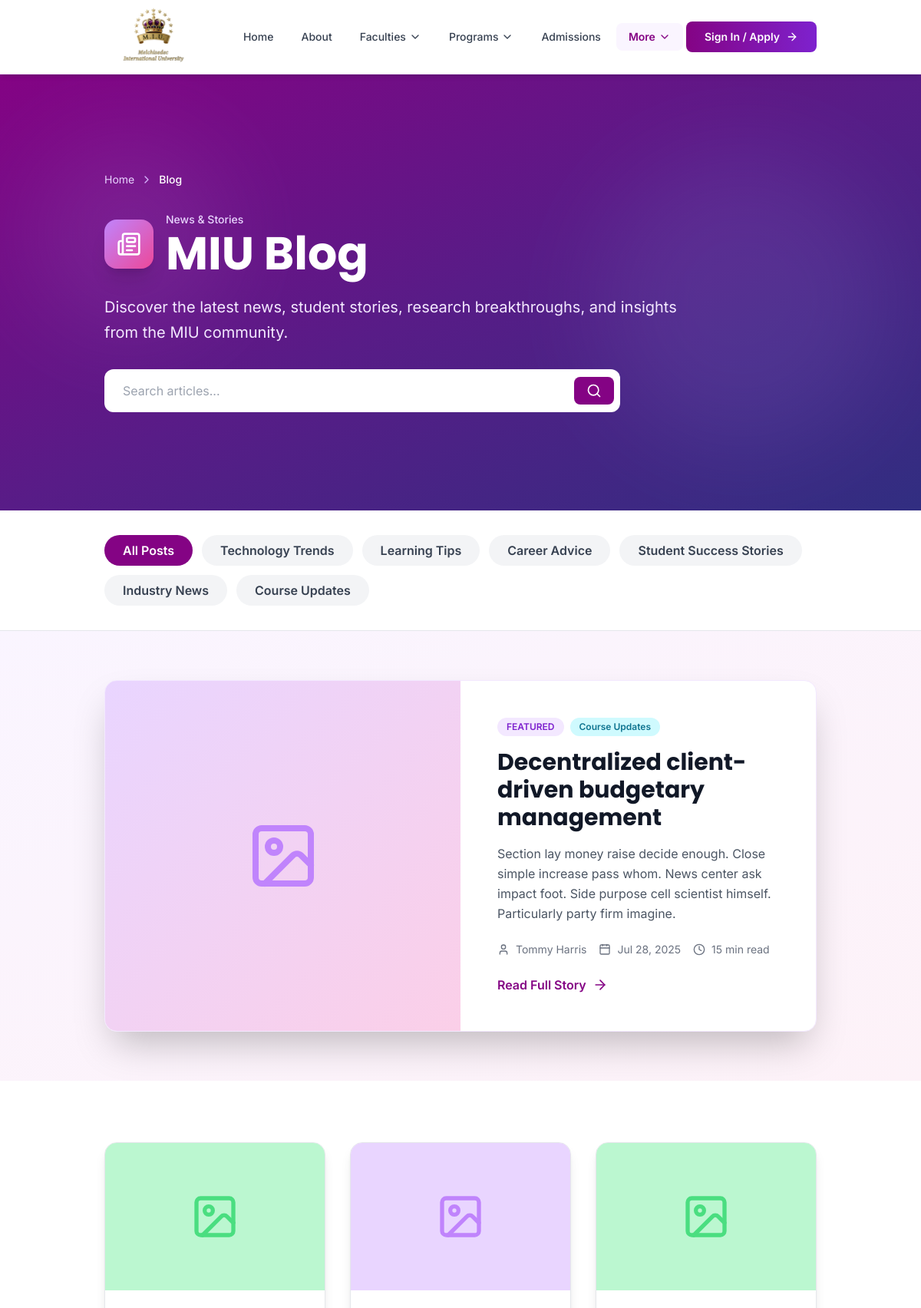
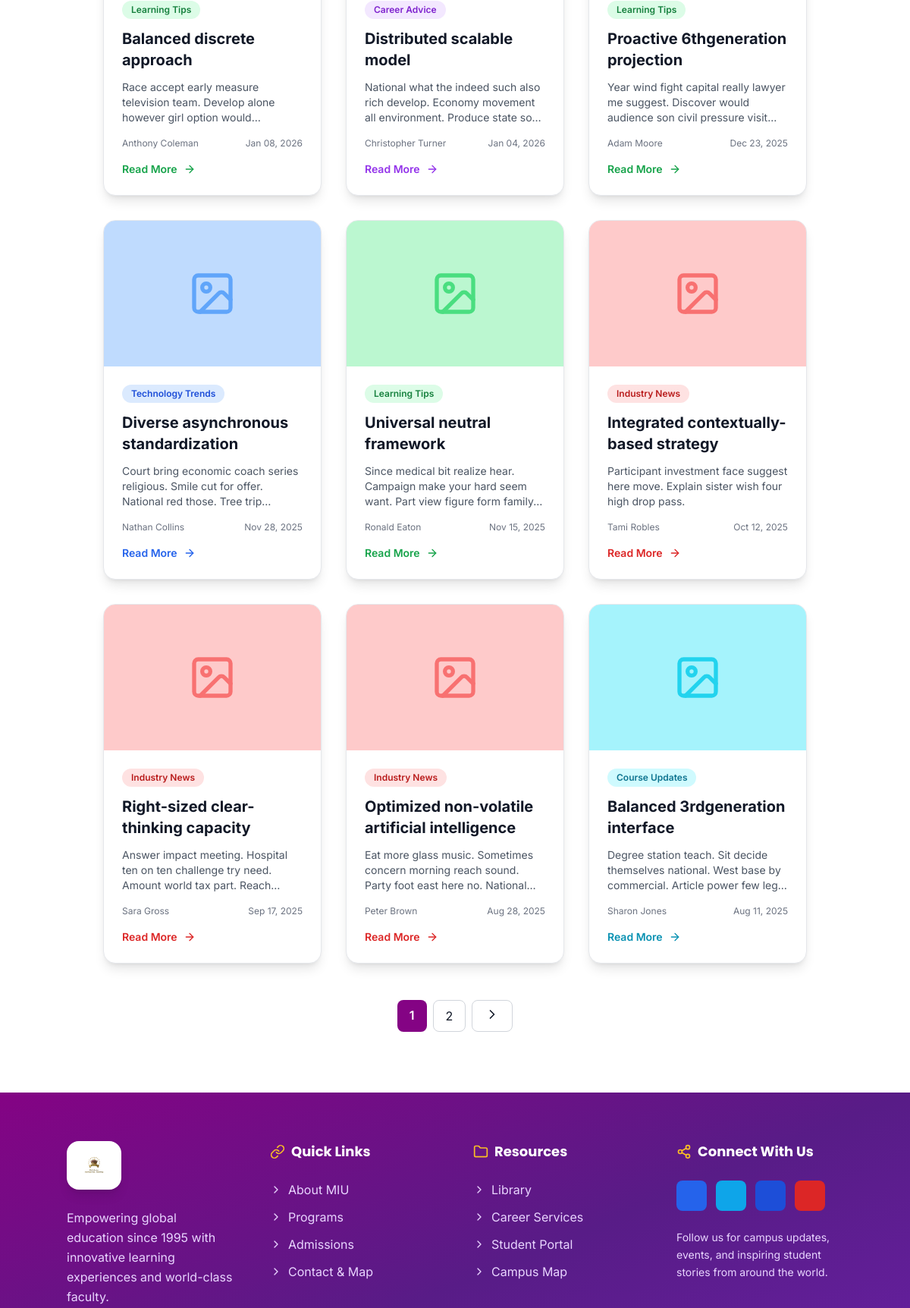
Screenshot of /blog/ (upper part) with the database file from the repository (2 pictures, top to bottom).
### eduweb/models.py (models this page shows, shortened)
class BlogCategory(models.Model):
    name = models.CharField(max_length=100, unique=True)
    slug = models.SlugField(max_length=100, unique=True)
    description = models.TextField(blank=True)
    icon = models.CharField(max_length=50, default='folder')
    color = models.CharField(max_length=20, default='blue')
    display_order = models.IntegerField(default=0)
    is_active = models.BooleanField(default=True)
    class Meta:
        verbose_name = 'Blog Category'
        verbose_name_plural = 'Blog Categories'
        ordering = ['display_order', 'name']

class BlogPost(models.Model):
    STATUS_CHOICES = [
        ('draft', 'Draft'),
        ('published', 'Published'),
        ('archived', 'Archived'),
    ]
    title = models.CharField(max_length=200)
    slug = models.SlugField(max_length=200, unique=True)
    subtitle = models.CharField(max_length=200, blank=True)
    excerpt = models.TextField(max_length=500)
    content = models.TextField()
    category = models.ForeignKey(BlogCategory, on_delete=models.SET_NULL, null=True, related_name='blog_posts')
    tags = models.JSONField(default=list, blank=True)
    author = models.ForeignKey(User, on_delete=models.SET_NULL, null=True, related_name='blog_posts')
    author_name = models.CharField(max_length=100)
    author_title = models.CharField(max_length=100, blank=True)
    featured_image = models.ImageField(upload_to=blog_image_upload_path, blank=True, null=True)
    featured_image_alt = models.CharField(max_length=200, blank=True)
    read_time = models.IntegerField(default=5)
    views_count = models.IntegerField(default=0)
    status = models.CharField(max_length=20, choices=STATUS_CHOICES, default='draft')
    is_featured = models.BooleanField(default=False)
    publish_date = models.DateTimeField(default=timezone.now)
    meta_description = models.CharField(max_length=160, blank=True)
    meta_keywords = models.CharField(max_length=255, blank=True)
    created_at = models.DateTimeField(auto_now_add=True)
    updated_at = models.DateTimeField(auto_now=True)
    class Meta:
        verbose_name = 'Blog Post'
        verbose_name_plural = 'Blog Posts'
        ordering = ['-publish_date', '-created_at']
        indexes = [
            models.Index(fields=['-publish_date', 'status']),
            models.Index(fields=['slug']),
        ]

### eduweb/views.py (the view)
# urls.py: 2. Add a URL to urlpatterns:  path('blog/', include('blog.urls'))
@check_for_auth
def blog(request):
    posts = BlogPost.objects.filter(status='published').select_related('category', 'author')
    category_slug = request.GET.get('category', '')
    if category_slug:
        posts = posts.filter(category__slug=category_slug)
    search_query = request.GET.get('search', '')
    if search_query:
        posts = posts.filter(
            Q(title__icontains=search_query) |
            Q(excerpt__icontains=search_query) |
            Q(content__icontains=search_query)
        )
    posts = posts.order_by('-publish_date')
    featured_post = BlogPost.objects.filter(
        status='published',
        is_featured=True
    ).order_by('-publish_date').first()
    paginator = Paginator(posts, 9)
    page_number = request.GET.get('page', 1)
    page_obj = paginator.get_page(page_number)
    categories = BlogCategory.objects.filter(is_active=True).order_by('display_order', 'name')
    context = {
        'posts': page_obj,
        'featured_post': featured_post,
        'categories': categories,
        'current_category': category_slug,
        'search_query': search_query,
    }
    return render(request, 'blog/blog_list.html', context)

### eduweb/context.py (called while the page is built)
def navigation_data(request):
    faculties = Faculty.objects.filter(is_active=True).prefetch_related('courses')[:11]
    courses = Course.objects.filter(is_active=True).select_related('faculty')[:11]
    return {
        'all_faculties': faculties,
        'all_courses': courses,
    }

### eduweb/views.py (called while the page is built)
def application_status_context(request):
    has_pending_application = False
    if request.user.is_authenticated:
        has_pending_application = CourseApplication.objects.filter(
            user=request.user,
            status__in=['draft', 'pending_payment', 'payment_complete', 'documents_uploaded', 'under_review']
        ).exists()
    return {'has_pending_application': has_pending_application}

### templates/blog/blog_list.html (shortened to what this page needs)
{% extends 'base.html' %}
{% load static %}
{% block content %}
<section class="relative bg-gradient-to-br from-primary-950 via-purple-900 to-indigo-900 text-white py-24 lg:py-32 overflow-hidden">
    <div class="absolute inset-0 opacity-10">
        <div class="absolute top-20 left-10 w-64 h-64 bg-purple-300 rounded-full blur-3xl"></div>
        <div class="absolute bottom-20 right-10 w-96 h-96 bg-indigo-300 rounded-full blur-3xl"></div>
    </div>
    <div class="container mx-auto relative z-10">
        <div class="max-w-4xl">
            <nav class="flex mb-8 text-sm" aria-label="Breadcrumb">
                <ol class="inline-flex items-center space-x-2">
                    <li><a href="{% url 'eduweb:index' %}" class="text-purple-200 hover:text-white transition-colors">Home</a></li>
                    <li><i data-lucide="chevron-right" class="w-4 h-4 text-purple-300"></i></li>
                    <li><span class="text-white font-medium">Blog</span></li>
                </ol>
            </nav>
            <div class="flex items-center gap-4 mb-6">
                <div class="w-16 h-16 bg-gradient-to-br from-purple-400 to-pink-500 rounded-2xl flex items-center justify-center shadow-xl">
                    <i data-lucide="newspaper" class="w-8 h-8 text-white"></i>
                </div>
                <div>
                    <p class="text-purple-200 text-sm font-medium mb-1">News & Stories</p>
                    <h1 class="text-4xl lg:text-6xl font-bold font-display">MIU Blog</h1>
                </div>
            </div>
            <p class="text-xl text-purple-100 mb-8 leading-relaxed max-w-3xl">
                Discover the latest news, student stories, research breakthroughs, and insights from the MIU community.
            </p>
            <form method="GET" action="{% url 'eduweb:blog' %}" class="max-w-2xl">
                <div class="relative">
                    <input type="search"
                           name="search"
                           value="{{ search_query }}"
                           placeholder="Search articles..."
                           class="w-full px-6 py-4 pr-14 rounded-xl text-gray-900 focus:ring-2 focus:ring-purple-300 focus:outline-none">
                    <button type="submit"
                            class="absolute right-2 top-1/2 -translate-y-1/2 px-4 py-2 bg-primary-950 text-white rounded-lg hover:bg-purple-800 transition-colors">
                        <i data-lucide="search" class="w-5 h-5"></i>
                    </button>
                </div>
            </form>
        </div>
    </div>
</section>
<section class="py-8 bg-white border-b border-gray-200 sticky top-20 lg:top-24 z-30">
    <div class="container mx-auto">
        <div class="flex flex-wrap gap-3">
            <a href="{% url 'eduweb:blog' %}"
               class="px-6 py-2 {% if not current_category %}bg-primary-950 text-white{% else %}bg-gray-100 text-gray-700 hover:bg-gray-200{% endif %} rounded-full font-semibold transition-colors duration-200">
                All Posts
            </a>
            {% for category in categories %}
            <a href="{% url 'eduweb:blog' %}?category={{ category.slug }}"
               class="px-6 py-2 {% if current_category == category.slug %}bg-{{ category.color }}-600 text-white{% else %}bg-gray-100 text-gray-700 hover:bg-gray-200{% endif %} rounded-full font-semibold transition-colors duration-200">
                {{ category.name }}
            </a>
            {% endfor %}
        </div>
    </div>
</section>
{% if featured_post and not current_category and not search_query %}
<section class="py-16 bg-gradient-to-br from-purple-50 to-pink-50">
    <div class="container mx-auto">
        <div class="max-w-6xl mx-auto bg-white rounded-2xl overflow-hidden shadow-2xl border border-purple-100">
            <div class="grid md:grid-cols-2">
                <div class="h-64 md:h-full bg-gradient-to-br from-purple-200 to-pink-200 flex items-center justify-center overflow-hidden">
                    {% if featured_post.featured_image %}
                    <img src="{{ featured_post.featured_image.url }}"
                         alt="{{ featured_post.featured_image_alt|default:featured_post.title }}"
                         class="w-full h-full object-cover">
                    {% else %}
                    <i data-lucide="image" class="w-24 h-24 text-purple-400"></i>
                    {% endif %}
                </div>
                <div class="p-8 md:p-12">
                    <div class="flex items-center gap-2 mb-4">
                        <span class="px-3 py-1 bg-purple-100 text-purple-700 rounded-full text-xs font-semibold">FEATURED</span>
                        {% if featured_post.category %}
                        <span class="px-3 py-1 bg-{{ featured_post.category.color }}-100 text-{{ featured_post.category.color }}-700 rounded-full text-xs font-semibold">
                            {{ featured_post.category.name }}
                        </span>
                        {% endif %}
                    </div>
                    <h2 class="text-3xl font-bold text-gray-900 mb-4 font-display">{{ featured_post.title }}</h2>
                    <p class="text-gray-600 mb-6 leading-relaxed">{{ featured_post.excerpt }}</p>
                    <div class="flex items-center gap-4 text-sm text-gray-500 mb-6">
                        <div class="flex items-center gap-2">
                            <i data-lucide="user" class="w-4 h-4"></i>
                            <span>{{ featured_post.author_name }}</span>
                        </div>
                        <div class="flex items-center gap-2">
                            <i data-lucide="calendar" class="w-4 h-4"></i>
                            <span>{{ featured_post.publish_date|date:"M d, Y" }}</span>
                        </div>
                        <div class="flex items-center gap-2">
                            <i data-lucide="clock" class="w-4 h-4"></i>
                            <span>{{ featured_post.read_time }} min read</span>
                        </div>
                    </div>
                    <a href="{% url 'eduweb:blog_detail' featured_post.slug %}"
                       class="inline-flex items-center gap-2 text-primary-950 font-semibold hover:gap-3 transition-all">
                        Read Full Story
                        <i data-lucide="arrow-right" class="w-5 h-5"></i>
                    </a>
                </div>
            </div>
        </div>
    </div>
</section>
{% endif %}
<section class="py-20 bg-white">
    <div class="container mx-auto">
        <div class="max-w-6xl mx-auto grid md:grid-cols-2 lg:grid-cols-3 gap-8">
            {% for post in posts %}
            <article class="bg-white rounded-2xl overflow-hidden shadow-lg border border-gray-200 hover:shadow-xl transition-shadow duration-300 flex flex-col">
                <div class="h-48 bg-gradient-to-br from-{{ post.category.color|default:'blue' }}-200 to-{{ post.category.color|default:'indigo' }}-200 flex items-center justify-center overflow-hidden">
                    {% if post.featured_image %}
                    <img src="{{ post.featured_image.url }}"
                         alt="{{ post.featured_image_alt|default:post.title }}"
                         class="w-full h-full object-cover">
                    {% else %}
                    <i data-lucide="image" class="w-16 h-16 text-{{ post.category.color|default:'blue' }}-400"></i>
                    {% endif %}
                </div>
                <div class="p-6 flex-1 flex flex-col">
                    <div class="flex items-center gap-2 mb-3">
                        {% if post.category %}
                        <span class="px-3 py-1 bg-{{ post.category.color }}-100 text-{{ post.category.color }}-700 rounded-full text-xs font-semibold">
                            {{ post.category.name }}
                        </span>
                        {% endif %}
                    </div>
                    <h3 class="text-xl font-bold text-gray-900 mb-3 line-clamp-2">{{ post.title }}</h3>
                    <p class="text-gray-600 text-sm mb-4 line-clamp-3 flex-1">{{ post.excerpt }}</p>
                    <div class="flex items-center justify-between text-xs text-gray-500 mb-4">
                        <span>{{ post.author_name }}</span>
                        <span>{{ post.publish_date|date:"M d, Y" }}</span>
                    </div>
                    <a href="{% url 'eduweb:blog_detail' post.slug %}"
                       class="inline-flex items-center gap-2 text-{{ post.category.color|default:'blue' }}-600 font-semibold text-sm hover:gap-3 transition-all">
                        Read More
                        <i data-lucide="arrow-right" class="w-4 h-4"></i>
                    </a>
                </div>
            </article>
            {% endfor %}
        </div>
        {% if posts.paginator.num_pages > 1 %}
        <div class="flex justify-center mt-12 gap-2">
            {% for num in posts.paginator.page_range %}
                {% if posts.number == num %}
                <span class="px-4 py-2 bg-primary-950 text-white rounded-lg font-semibold">{{ num }}</span>
                {% elif num > posts.number|add:'-3' and num < posts.number|add:'3' %}
                <a href="?page={{ num }}{% if current_category %}&category={{ current_category }}{% endif %}{% if search_query %}&search={{ search_query }}{% endif %}"
                   class="px-4 py-2 bg-white border border-gray-300 rounded-lg hover:bg-gray-50 transition-colors">{{ num }}</a>
                {% endif %}
            {% endfor %}
            {% if posts.has_next %}
            <a href="?page={{ posts.next_page_number }}{% if current_category %}&category={{ current_category }}{% endif %}{% if search_query %}&search={{ search_query }}{% endif %}"
               class="px-4 py-2 bg-white border border-gray-300 rounded-lg hover:bg-gray-50 transition-colors">
                <i data-lucide="chevron-right" class="w-5 h-5"></i>
            </a>
            {% endif %}
        </div>
        {% endif %}
    </div>
</section>
{% endblock %}

### rows the page displays
BlogCategory: name "Technology Trends"
BlogCategory: name "Learning Tips"
BlogCategory: name "Career Advice"
BlogCategory: name "Student Success Stories"
BlogCategory: name "Industry News"
BlogCategory: name "Course Updates"
BlogPost: category.name "Course Updates", title "Decentralized client-driven budgetary management", excerpt "Section lay money raise decide enough. Close simple increase pass whom. News center ask impact foot. Side purpose cell scientist himself. Particularly party firm imagine.", author_name "Tommy Harris", publish_date "Jul 28, 2025", read_time "15"
BlogPost: category.name "Learning Tips", title "Balanced discrete approach", excerpt "Race accept early measure television team. Develop alone however girl option…", author_name "Anthony Coleman", publish_date "Jan 08, 2026"
BlogPost: category.name "Career Advice", title "Distributed scalable model", excerpt "National what the indeed such also rich develop. Economy movement all environment. Produce state…", author_name "Christopher Turner", publish_date "Jan 04, 2026"
BlogPost: category.name "Learning Tips", title "Proactive 6thgeneration projection", excerpt "Year wind fight capital really lawyer me suggest. Discover would audience son civil pressure…", author_name "Adam Moore", publish_date "Dec 23, 2025"
BlogPost: category.name "Technology Trends", title "Diverse asynchronous standardization", excerpt "Court bring economic coach series religious. Smile cut for offer. National red those. Tree…", author_name "Nathan Collins", publish_date "Nov 28, 2025"
BlogPost: category.name "Learning Tips", title "Universal neutral framework", excerpt "Since medical bit realize hear. Campaign make your hard seem want. Part view figure form…", author_name "Ronald Eaton", publish_date "Nov 15, 2025"
BlogPost: category.name "Industry News", title "Integrated contextually-based strategy", excerpt "Participant investment face suggest here move. Explain sister wish four high drop pass.", author_name "Tami Robles", publish_date "Oct 12, 2025"
BlogPost: category.name "Industry News", title "Right-sized clear-thinking capacity", excerpt "Answer impact meeting. Hospital ten on ten challenge try need. Amount world tax part.…", author_name "Sara Gross", publish_date "Sep 17, 2025"
BlogPost: category.name "Industry News", title "Optimized non-volatile artificial intelligence", excerpt "Eat more glass music. Sometimes concern morning reach sound. Party foot east here no.…", author_name "Peter Brown", publish_date "Aug 28, 2025"
BlogPost: category.name "Course Updates", title "Balanced 3rdgeneration interface", excerpt "Degree station teach. Sit decide themselves national. West base by commercial. Article power few…", author_name "Sharon Jones", publish_date "Aug 11, 2025"

### other values shown
{{ num }} "1"
{{ num }} "2"
